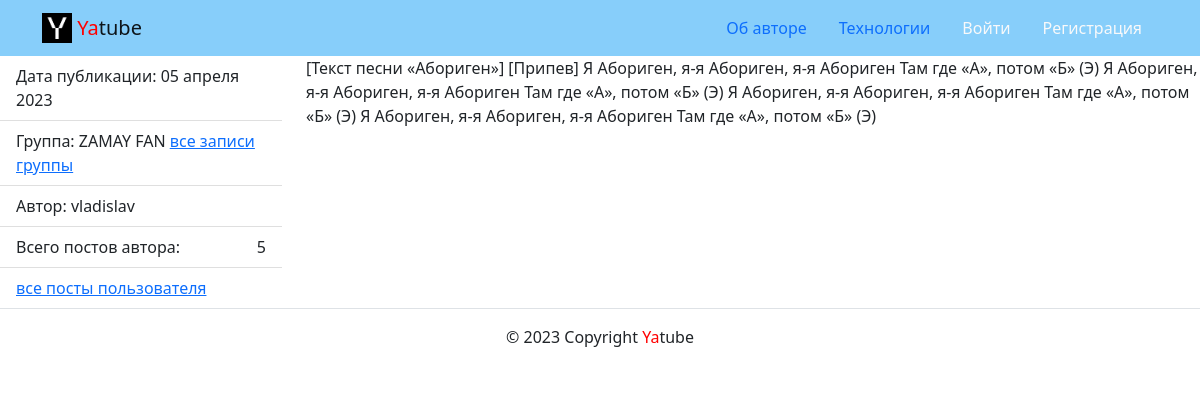
Page /posts/41/ on the earlier database version.
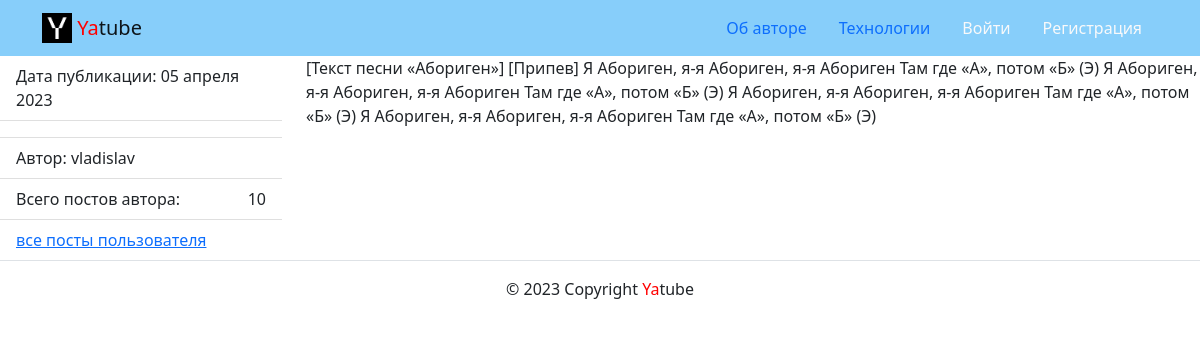
Same page on the later database version.
### posts/models.py (models this page shows)
class Post(models.Model):
    text = models.TextField()
    pub_date = models.DateTimeField(auto_now_add=True)
    group = models.ForeignKey(
        Group,
        blank=True,
        null=True,
        on_delete=models.SET_NULL,
        related_name='group_posts'
    )
    author = models.ForeignKey(
        User,
        on_delete=models.CASCADE,
        related_name='posts'
    )

class Group(models.Model):
    title = models.CharField(max_length=200)
    slug = models.SlugField(max_length=255, unique=True, null=False)
    description = models.TextField(verbose_name='Описание группы')
    def __str__(self):
        return self.title

### posts/views.py (the view)
# urls.py: path('posts/<int:post_id>/', views.post_detail, name='post_detail'),
def post_detail(request, post_id):
    post = Post.objects.get(pk=post_id)
    user_id = User.objects.get(username=post.author).id
    user_posts = Post.objects.all().filter(author=user_id)
    context = {
        'post': post,
        'count': len(user_posts)
    }
    return render(request, 'posts/post_detail.html', context)

### templates/posts/post_detail.html (shortened to what this page needs)
{% extends 'base.html' %}
{% block content %}
    <main>
      <div class="row">
        <aside class="col-12 col-md-3">
          <ul class="list-group list-group-flush">
            <li class="list-group-item">
              Дата публикации: {{ post.pub_date|date:"d E Y" }}
            </li>
            <li class="list-group-item">
              {% if post.group %}
              Группа: {{ post.group }}
              <a href="{% url 'posts:group_posts' post.group.slug %}">
                все записи группы
              </a>
              {% endif %}
            </li>
            <li class="list-group-item">
              Автор: {{ post.author }}
            </li>
            <li class="list-group-item d-flex justify-content-between align-items-center">
              Всего постов автора:  <span >{{ count }}</span>
            </li>
            <li class="list-group-item">
              <a href="{% url 'posts:profile' post.author %}">
                все посты пользователя
              </a>
            </li>
          </ul>
        </aside>
        <article class="col-12 col-md-9">
          <p>
           {{ post.text }}
          </p>
        </article>
      </div>
    </main>
 {% endblock %}

Differences in the rows shown:
changed Post "vladislav": group "ZAMAY FAN" → (not shown); group_id 2 → empty (drawn)
Other differences:
{{ count }}: "5" → "10"
text no longer shown: "Группа: все записи группы"
